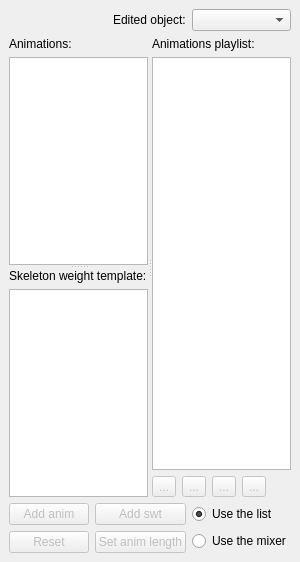
<?xml version="1.0" encoding="UTF-8"?>
<ui version="4.0">
 <class>CAnimationSetDialog</class>
 <widget class="QDockWidget" name="CAnimationSetDialog">
  <property name="geometry">
   <rect>
    <x>0</x>
    <y>0</y>
    <width>300</width>
    <height>562</height>
   </rect>
  </property>
  <property name="sizePolicy">
   <sizepolicy hsizetype="Minimum" vsizetype="Minimum">
    <horstretch>0</horstretch>
    <verstretch>0</verstretch>
   </sizepolicy>
  </property>
  <property name="minimumSize">
   <size>
    <width>300</width>
    <height>390</height>
   </size>
  </property>
  <property name="windowIcon">
   <iconset resource="object_viewer_qt.qrc">
    <normaloff>:/images/animset.png</normaloff>:/images/animset.png</iconset>
  </property>
  <property name="windowTitle">
   <string>Animation set manager</string>
  </property>
  <widget class="QWidget" name="dockWidgetContents">
   <property name="sizePolicy">
    <sizepolicy hsizetype="Minimum" vsizetype="Preferred">
     <horstretch>0</horstretch>
     <verstretch>0</verstretch>
    </sizepolicy>
   </property>
   <property name="minimumSize">
    <size>
     <width>100</width>
     <height>0</height>
    </size>
   </property>
   <layout class="QGridLayout" name="gridLayout">
    <item row="0" column="0">
     <layout class="QHBoxLayout" name="horizontalLayout_2">
      <item>
       <spacer name="horizontalSpacer">
        <property name="orientation">
         <enum>Qt::Horizontal</enum>
        </property>
        <property name="sizeType">
         <enum>QSizePolicy::Expanding</enum>
        </property>
        <property name="sizeHint" stdset="0">
         <size>
          <width>40</width>
          <height>20</height>
         </size>
        </property>
       </spacer>
      </item>
      <item>
       <widget class="QLabel" name="label">
        <property name="text">
         <string>Edited object:</string>
        </property>
       </widget>
      </item>
     </layout>
    </item>
    <item row="0" column="1">
     <widget class="QComboBox" name="objectsComboBox">
      <property name="sizePolicy">
       <sizepolicy hsizetype="Expanding" vsizetype="Fixed">
        <horstretch>0</horstretch>
        <verstretch>0</verstretch>
       </sizepolicy>
      </property>
      <property name="minimumSize">
       <size>
        <width>50</width>
        <height>0</height>
       </size>
      </property>
     </widget>
    </item>
    <item row="1" column="0" colspan="2">
     <widget class="QSplitter" name="splitter_2">
      <property name="sizePolicy">
       <sizepolicy hsizetype="Expanding" vsizetype="Expanding">
        <horstretch>0</horstretch>
        <verstretch>0</verstretch>
       </sizepolicy>
      </property>
      <property name="orientation">
       <enum>Qt::Horizontal</enum>
      </property>
      <widget class="QSplitter" name="splitter">
       <property name="orientation">
        <enum>Qt::Vertical</enum>
       </property>
       <widget class="QWidget" name="layoutWidget">
        <layout class="QVBoxLayout" name="verticalLayout_3">
         <item>
          <widget class="QLabel" name="label_3">
           <property name="text">
            <string>Animations:</string>
           </property>
          </widget>
         </item>
         <item>
          <widget class="QTreeWidget" name="animTreeWidget">
           <property name="sizePolicy">
            <sizepolicy hsizetype="Expanding" vsizetype="Expanding">
             <horstretch>0</horstretch>
             <verstretch>0</verstretch>
            </sizepolicy>
           </property>
           <property name="minimumSize">
            <size>
             <width>50</width>
             <height>0</height>
            </size>
           </property>
           <property name="dragEnabled">
            <bool>false</bool>
           </property>
           <property name="dragDropMode">
            <enum>QAbstractItemView::NoDragDrop</enum>
           </property>
           <property name="selectionMode">
            <enum>QAbstractItemView::ExtendedSelection</enum>
           </property>
           <property name="columnCount">
            <number>1</number>
           </property>
           <attribute name="headerVisible">
            <bool>false</bool>
           </attribute>
           <attribute name="headerVisible">
            <bool>false</bool>
           </attribute>
           <column>
            <property name="text">
             <string notr="true">1</string>
            </property>
           </column>
          </widget>
         </item>
        </layout>
       </widget>
       <widget class="QWidget" name="layoutWidget">
        <layout class="QVBoxLayout" name="verticalLayout_2">
         <item>
          <widget class="QLabel" name="label_4">
           <property name="text">
            <string>Skeleton weight template:</string>
           </property>
          </widget>
         </item>
         <item>
          <widget class="QTreeWidget" name="skeletonTreeWidget">
           <property name="sizePolicy">
            <sizepolicy hsizetype="Expanding" vsizetype="Expanding">
             <horstretch>0</horstretch>
             <verstretch>0</verstretch>
            </sizepolicy>
           </property>
           <property name="minimumSize">
            <size>
             <width>50</width>
             <height>0</height>
            </size>
           </property>
           <property name="maximumSize">
            <size>
             <width>16777215</width>
             <height>5646546</height>
            </size>
           </property>
           <attribute name="headerVisible">
            <bool>false</bool>
           </attribute>
           <attribute name="headerVisible">
            <bool>false</bool>
           </attribute>
           <column>
            <property name="text">
             <string notr="true">1</string>
            </property>
           </column>
          </widget>
         </item>
        </layout>
       </widget>
      </widget>
      <widget class="QWidget" name="layoutWidget">
       <layout class="QGridLayout" name="gridLayout_3">
        <item row="0" column="0" colspan="4">
         <widget class="QLabel" name="label_2">
          <property name="text">
           <string>Animations playlist:</string>
          </property>
         </widget>
        </item>
        <item row="1" column="0" colspan="5">
         <widget class="QListWidget" name="animPlaylistWidget">
          <property name="sizePolicy">
           <sizepolicy hsizetype="Expanding" vsizetype="Expanding">
            <horstretch>0</horstretch>
            <verstretch>0</verstretch>
           </sizepolicy>
          </property>
          <property name="minimumSize">
           <size>
            <width>50</width>
            <height>0</height>
           </size>
          </property>
          <property name="dragEnabled">
           <bool>false</bool>
          </property>
          <property name="dragDropMode">
           <enum>QAbstractItemView::NoDragDrop</enum>
          </property>
          <property name="defaultDropAction">
           <enum>Qt::IgnoreAction</enum>
          </property>
          <property name="selectionMode">
           <enum>QAbstractItemView::ContiguousSelection</enum>
          </property>
         </widget>
        </item>
        <item row="2" column="0">
         <widget class="QToolButton" name="addToolButton">
          <property name="enabled">
           <bool>false</bool>
          </property>
          <property name="text">
           <string>...</string>
          </property>
          <property name="icon">
           <iconset resource="object_viewer_qt.qrc">
            <normaloff>:/images/list-add.png</normaloff>:/images/list-add.png</iconset>
          </property>
          <property name="iconSize">
           <size>
            <width>20</width>
            <height>20</height>
           </size>
          </property>
         </widget>
        </item>
        <item row="2" column="1">
         <widget class="QToolButton" name="removeToolButton">
          <property name="enabled">
           <bool>false</bool>
          </property>
          <property name="text">
           <string>...</string>
          </property>
          <property name="icon">
           <iconset resource="object_viewer_qt.qrc">
            <normaloff>:/images/list-remove.png</normaloff>:/images/list-remove.png</iconset>
          </property>
          <property name="iconSize">
           <size>
            <width>20</width>
            <height>20</height>
           </size>
          </property>
         </widget>
        </item>
        <item row="2" column="2">
         <widget class="QToolButton" name="upToolButton">
          <property name="enabled">
           <bool>false</bool>
          </property>
          <property name="text">
           <string>...</string>
          </property>
          <property name="icon">
           <iconset resource="object_viewer_qt.qrc">
            <normaloff>:/images/go-up.png</normaloff>:/images/go-up.png</iconset>
          </property>
          <property name="iconSize">
           <size>
            <width>20</width>
            <height>20</height>
           </size>
          </property>
         </widget>
        </item>
        <item row="2" column="3">
         <widget class="QToolButton" name="downToolButton">
          <property name="enabled">
           <bool>false</bool>
          </property>
          <property name="text">
           <string>...</string>
          </property>
          <property name="icon">
           <iconset resource="object_viewer_qt.qrc">
            <normaloff>:/images/go-down.png</normaloff>:/images/go-down.png</iconset>
          </property>
          <property name="iconSize">
           <size>
            <width>20</width>
            <height>20</height>
           </size>
          </property>
         </widget>
        </item>
        <item row="2" column="4">
         <spacer name="horizontalSpacer_2">
          <property name="orientation">
           <enum>Qt::Horizontal</enum>
          </property>
          <property name="sizeHint" stdset="0">
           <size>
            <width>40</width>
            <height>20</height>
           </size>
          </property>
         </spacer>
        </item>
       </layout>
      </widget>
     </widget>
    </item>
    <item row="2" column="0">
     <layout class="QGridLayout" name="gridLayout_2">
      <item row="0" column="0">
       <widget class="QPushButton" name="addAnimPushButton">
        <property name="enabled">
         <bool>false</bool>
        </property>
        <property name="sizePolicy">
         <sizepolicy hsizetype="Preferred" vsizetype="Preferred">
          <horstretch>0</horstretch>
          <verstretch>0</verstretch>
         </sizepolicy>
        </property>
        <property name="minimumSize">
         <size>
          <width>0</width>
          <height>0</height>
         </size>
        </property>
        <property name="maximumSize">
         <size>
          <width>16777215</width>
          <height>16777215</height>
         </size>
        </property>
        <property name="text">
         <string>Add anim</string>
        </property>
       </widget>
      </item>
      <item row="0" column="1">
       <widget class="QPushButton" name="addSwtPushButton">
        <property name="enabled">
         <bool>false</bool>
        </property>
        <property name="sizePolicy">
         <sizepolicy hsizetype="Preferred" vsizetype="Preferred">
          <horstretch>0</horstretch>
          <verstretch>0</verstretch>
         </sizepolicy>
        </property>
        <property name="minimumSize">
         <size>
          <width>0</width>
          <height>0</height>
         </size>
        </property>
        <property name="maximumSize">
         <size>
          <width>16777215</width>
          <height>16777215</height>
         </size>
        </property>
        <property name="text">
         <string>Add swt</string>
        </property>
       </widget>
      </item>
      <item row="1" column="0">
       <widget class="QPushButton" name="resetPushButton">
        <property name="enabled">
         <bool>false</bool>
        </property>
        <property name="sizePolicy">
         <sizepolicy hsizetype="Preferred" vsizetype="Preferred">
          <horstretch>0</horstretch>
          <verstretch>0</verstretch>
         </sizepolicy>
        </property>
        <property name="minimumSize">
         <size>
          <width>0</width>
          <height>0</height>
         </size>
        </property>
        <property name="maximumSize">
         <size>
          <width>16777215</width>
          <height>16777215</height>
         </size>
        </property>
        <property name="text">
         <string>Reset</string>
        </property>
       </widget>
      </item>
      <item row="1" column="1">
       <widget class="QPushButton" name="setLengthPushButton">
        <property name="enabled">
         <bool>false</bool>
        </property>
        <property name="sizePolicy">
         <sizepolicy hsizetype="Preferred" vsizetype="Preferred">
          <horstretch>0</horstretch>
          <verstretch>0</verstretch>
         </sizepolicy>
        </property>
        <property name="minimumSize">
         <size>
          <width>0</width>
          <height>0</height>
         </size>
        </property>
        <property name="maximumSize">
         <size>
          <width>16777215</width>
          <height>16777215</height>
         </size>
        </property>
        <property name="text">
         <string>Set anim length</string>
        </property>
       </widget>
      </item>
     </layout>
    </item>
    <item row="2" column="1">
     <layout class="QVBoxLayout" name="verticalLayout">
      <item>
       <widget class="QRadioButton" name="listRadioButton">
        <property name="text">
         <string>Use the list</string>
        </property>
        <property name="checked">
         <bool>true</bool>
        </property>
       </widget>
      </item>
      <item>
       <widget class="QRadioButton" name="mixerRadioButton">
        <property name="enabled">
         <bool>true</bool>
        </property>
        <property name="text">
         <string>Use the mixer</string>
        </property>
       </widget>
      </item>
     </layout>
    </item>
   </layout>
  </widget>
 </widget>
 <resources>
  <include location="object_viewer_qt.qrc"/>
 </resources>
 <connections/>
</ui>
